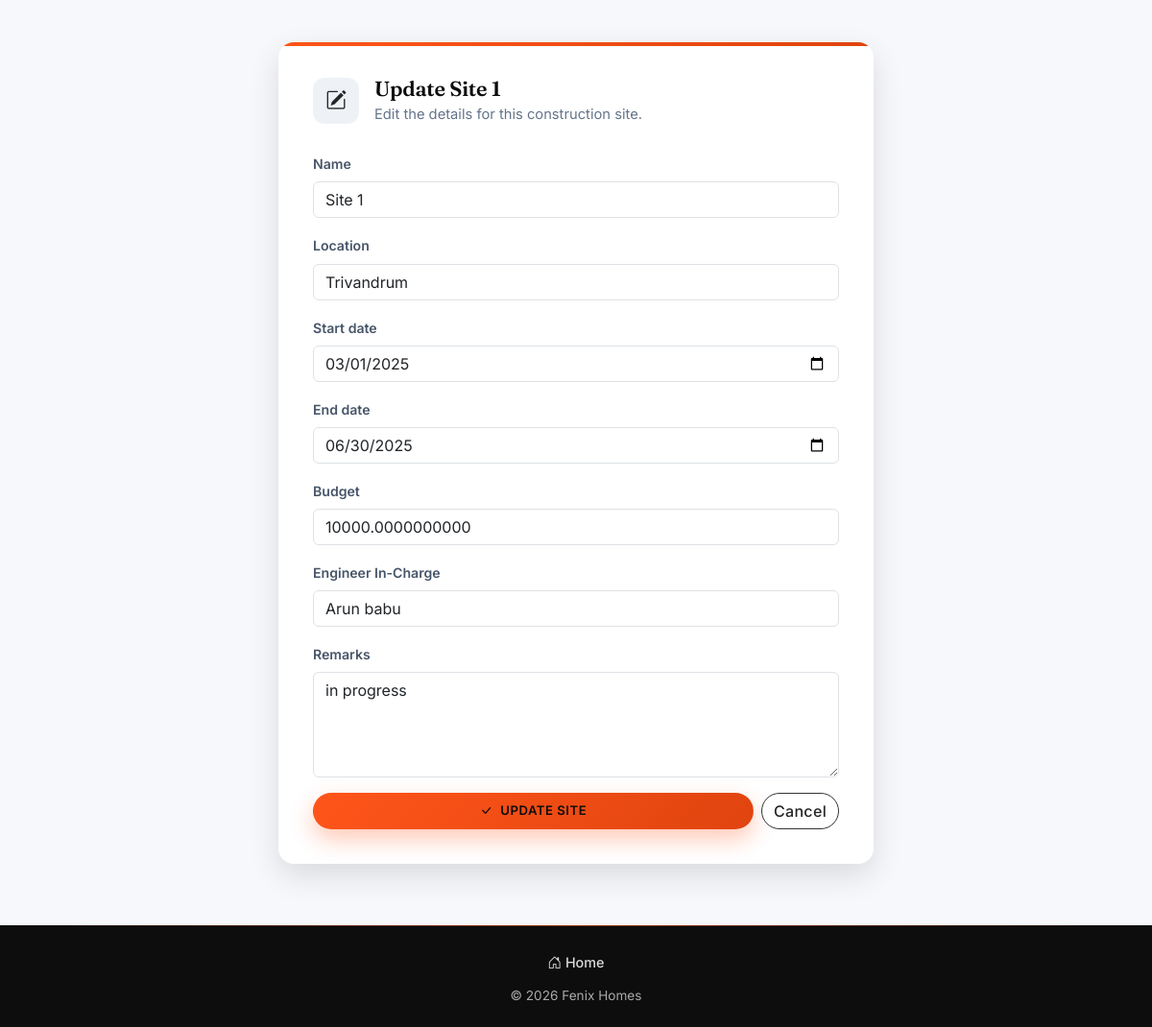
The app's page /site/edit/10/ (signed in) with its own data.
### sites/models.py (models this page shows, shortened)
class ConsructionSite(models.Model):
    name = models.CharField(max_length=255)
    location = models.CharField(max_length=255)
    start_date = models.DateField()
    end_date = models.DateField(null=True, blank=True)
    budget = models.DecimalField(max_digits=30, decimal_places=10)
    engineer_incharge = models.CharField(max_length=100)
    remarks = models.TextField(blank=True)

### sites/views.py (the view)
# urls.py: path('site/edit/<int:site_id>/', views.edit_site, name='site_update'),
@staff_required
def edit_site(request, site_id):
    try:
        site = ConsructionSite.objects.get(id=site_id)
    except ConsructionSite.DoesNotExist:
        return render(request, 'sites/site_not_found.html', {'site_id': site_id})
    if request.method == 'POST':
        form = ConsructionSiteForm(request.POST, instance=site)
        if form.is_valid():
            form.save()
            return redirect('list_sites')
    else:
        form = ConsructionSiteForm(instance=site)
    return render(request, 'sites/site_edit.html', {'form': form, 'site': site})

### sites/templates/sites/site_edit.html (shortened to what this page needs)
{% extends 'sites/base.html' %}
{% block content %}
<div class="container fx-form-wrap">
    <div class="fx-form-card">
        <div class="fx-form-header">
            <i class="bi bi-pencil-square"></i>
            <div>
                <h2>Update {{ site.name }}</h2>
                <p>Edit the details for this construction site.</p>
            </div>
        </div>
        <form method="post" novalidate>
            {% for field in form %}
                <div class="mb-3">
                    <label class="form-label" for="{{ field.id_for_label }}">{{ field.label }}</label>
                    {{ field }}
                </div>
            {% endfor %}
            <div class="d-flex gap-2 mt-2">
                <button type="submit" class="btn btn-amber flex-fill">
                    <i class="bi bi-check-lg me-1"></i> Update Site
                </button>
                <a href="{% url 'list_sites' %}" class="btn btn-outline-navy">Cancel</a>
            </div>
        </form>
    </div>
</div>
{% endblock %}

### sites/static/sites/css/style.css (style rules this page uses)
:root { --fx-navy-900: #0d0d0d; --fx-navy-800: #1a1a1a; --fx-navy-700: #262626; --fx-navy-600: #333333; --fx-amber-500: #ff551a; --fx-amber-600: #e0440f; --fx-slate-50: #f6f8fb; --fx-slate-100: #eef2f7; --fx-slate-200: #e2e8f0; --fx-slate-500: #64748b; --fx-slate-600: #475569; --fx-slate-800: #1e293b; --fx-success: #1f9d55; --fx-success-bg: #e7f7ee; --fx-info: #1f6fb2; --fx-info-bg: #e8f2fb; --fx-muted-bg: #eef1f4; --fx-danger: #d64545; --fx-radius: 16px; --fx-radius-sm: 10px; --fx-shadow-sm: 0 2px 10px rgba(0, 0, 0, 0.07); --fx-shadow-md: 0 12px 32px rgba(0, 0, 0, 0.12); --fx-shadow-lg: 0 24px 48px rgba(0, 0, 0, 0.16); --fx-ease: cubic-bezier(.22, 1, .36, 1); }
* { box-sizing: border-box; }
html, body { height: 100%; }
html { scroll-behavior: smooth; }
body { display: flex; flex-direction: column; min-height: 100vh; background: var(--fx-slate-50); color: var(--fx-slate-800); font-family: 'Inter', 'Segoe UI', sans-serif; -webkit-font-smoothing: antialiased; }
h1, h2, h3, h4, h5 { font-family: 'Fraunces', 'Poppins', 'Segoe UI', serif; font-weight: 600; letter-spacing: -0.01em; color: var(--fx-navy-900); }
a { color: var(--fx-navy-700); }
.btn { border-radius: 999px; letter-spacing: .02em; transition: transform .22s var(--fx-ease), box-shadow .22s var(--fx-ease), background .22s ease, color .22s ease, border-color .22s ease; }
.btn-amber { background: linear-gradient(135deg, var(--fx-amber-500), var(--fx-amber-600)); border: 1px solid transparent; color: var(--fx-navy-900); font-weight: 600; text-transform: uppercase; font-size: .82rem; letter-spacing: .04em; box-shadow: 0 10px 24px rgba(255, 85, 26, 0.32); }
.btn-outline-navy { border: 1.5px solid var(--fx-navy-600); color: var(--fx-navy-700); background: #fff; font-weight: 500; }
.fx-detail-card::before, .fx-form-card::before { content: ""; position: absolute; top: 0; left: 0; right: 0; height: 4px; background: linear-gradient(90deg, var(--fx-amber-500), var(--fx-amber-600)); }
.fx-form-wrap { padding: 2.75rem 0 4rem; max-width: 620px; }
.fx-form-card { position: relative; overflow: hidden; background: #fff; border-radius: var(--fx-radius); box-shadow: var(--fx-shadow-md); padding: 2.25rem; }
.fx-form-header { display: flex; align-items: center; gap: 1rem; margin-bottom: 1.75rem; }
.fx-form-header i { width: 48px; height: 48px; min-width: 48px; border-radius: 12px; background: var(--fx-slate-100); color: var(--fx-navy-700); display: flex; align-items: center; justify-content: center; font-size: 1.35rem; }
.fx-form-header h2 { margin-bottom: .15rem; font-size: 1.35rem; }
.fx-form-header p { color: var(--fx-slate-500); margin-bottom: 0; font-size: .92rem; }
.fx-form-card label.form-label { font-weight: 600; font-size: .88rem; color: var(--fx-slate-700, var(--fx-slate-600)); }

### records on screen
ConsructionSite: name "Site 1", form "Site 1" "Trivandrum" "03/01/2025" "06/30/2025" "10000.0000000000" "Arun babu" "in progress"

### other values on screen
{{ field.label }} "Name" "Location" "Start date" "End date" "Budget" "Engineer In-Charge" "Remarks"
